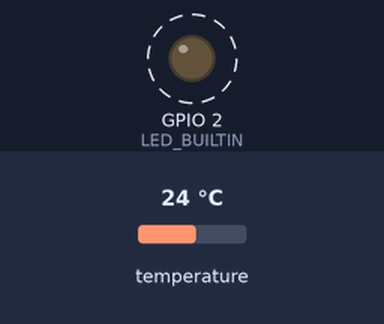
The sketch below on a simulated ESP32. Shown: output pins drawn as LEDs (lit = HIGH). Dashed ring = blinking. The test bench sets the inputs (shaded band); at power-on: temperature 24 °C. No radio packets arrive unless stated; what the sketch prints to the serial monitor is not drawn.

Above: at 1.0 s.
Timing chart, 0 to 4.4 s (numbered marks = the images above):
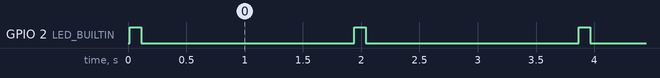

Measured:
- by itself, GPIO 2 (LED_BUILTIN): alternates HIGH for 0.10 s and LOW for 1.8 s

The sketch:

mdrftx.ino
```cpp
// Required for DS18B20
#include <OneWire.h>
#include <DallasTemperature.h>
// Required for RadioHead
// Include RadioHead Amplitude Shift Keying Library
#include <RH_ASK.h>
// Include dependant SPI Library
#include <SPI.h>

// DS18B20 information
// Data wire for temperature sensor is plugged into digital pin 16 on the Arduino
#define ONE_WIRE_BUS 16
// setup a onwWire instance to communicate with oneWire devices
OneWire oneWire(ONE_WIRE_BUS);
// pass oneWire reference to Dallas Temperature library
DallasTemperature ds18b20(&oneWire);

// RadioHead information
// Create Amplitude Shift Keying Object
RH_ASK rf_driver;

void setup() {
  // initialize digital pin LED_BUILTIN as an output.
  pinMode(LED_BUILTIN, OUTPUT);
  // Set up temperature sensor
  ds18b20.begin();
  // Initialize ASK Object
  rf_driver.init();
  // set up serial port for diagnostics
  Serial.begin(115200);
}

void loop() {
  float temp;
  // flash LED
  //Serial.println("Start of loop");
  digitalWrite(LED_BUILTIN, HIGH);  // turn the LED on (HIGH is the voltage level)
  delay(100);                      // wait for a second
  digitalWrite(LED_BUILTIN, LOW);   // turn the LED off by making the voltage LOW

  // read temperature sensor and print
  // send the command to get temperatures
  ds18b20.requestTemperatures();
  // print the temperature in Celsius
  Serial.printf("%8d", millis());
  Serial.print(" Temperature: ");
  temp = ds18b20.getTempCByIndex(0);
  Serial.print(temp);
  Serial.write(0xC2); // show degress character
  Serial.write(0xB0);
  Serial.println("C");

  // send message via RF 433MHz
  //const char *msg = "Hello World";
  char buf[40];
  int bufSize;
  sprintf(buf, "T=%3.3f", temp);
  bufSize = strlen(buf);
  rf_driver.send((uint8_t *)buf, bufSize);
  rf_driver.waitPacketSent();
  Serial.printf("Sent data via RF 433 MHz, %d bytes >%s<\n", bufSize, buf);

  delay(1000);
  //Serial.println("After delay");
}
```
